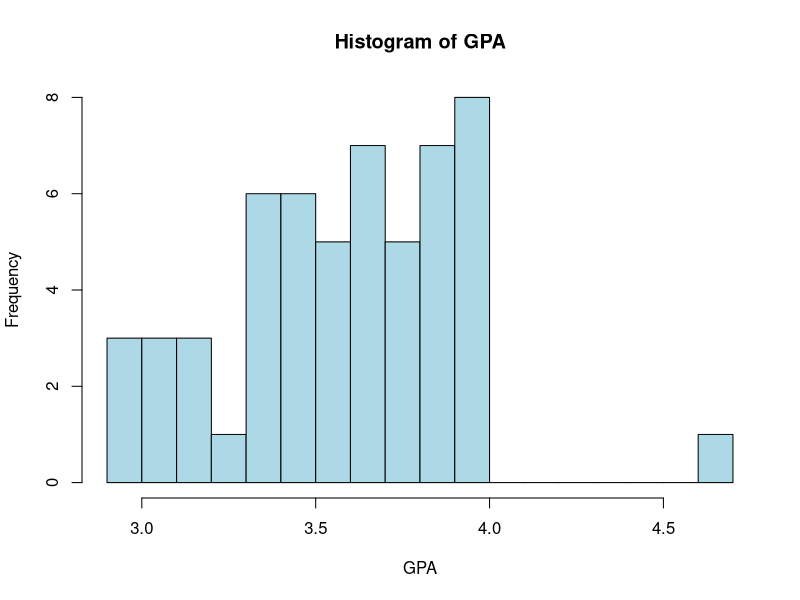
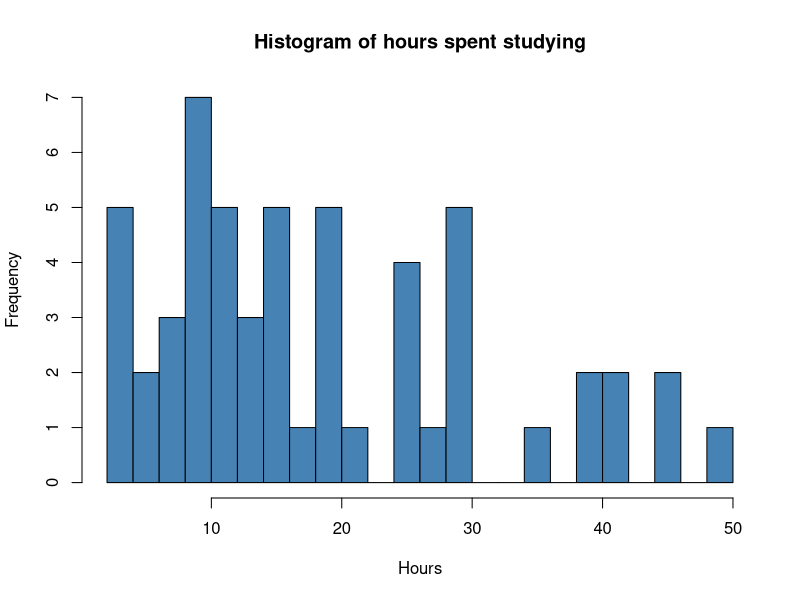
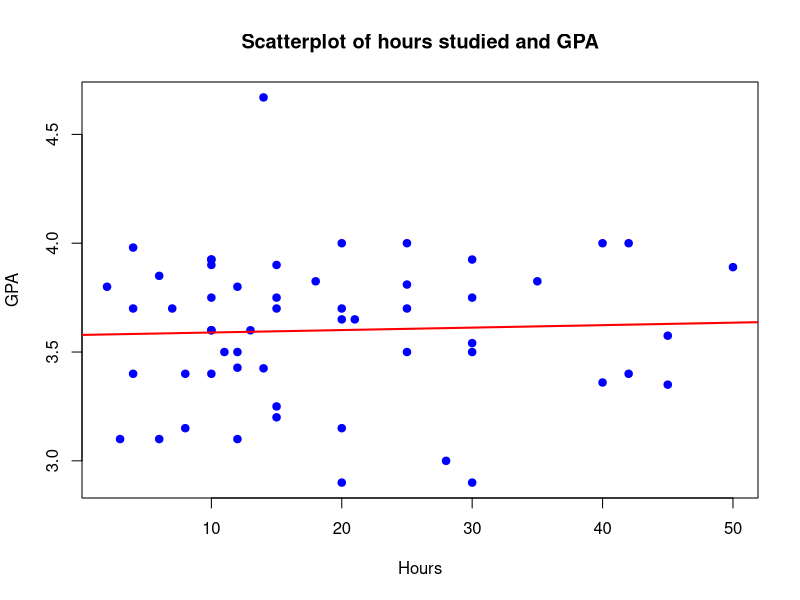
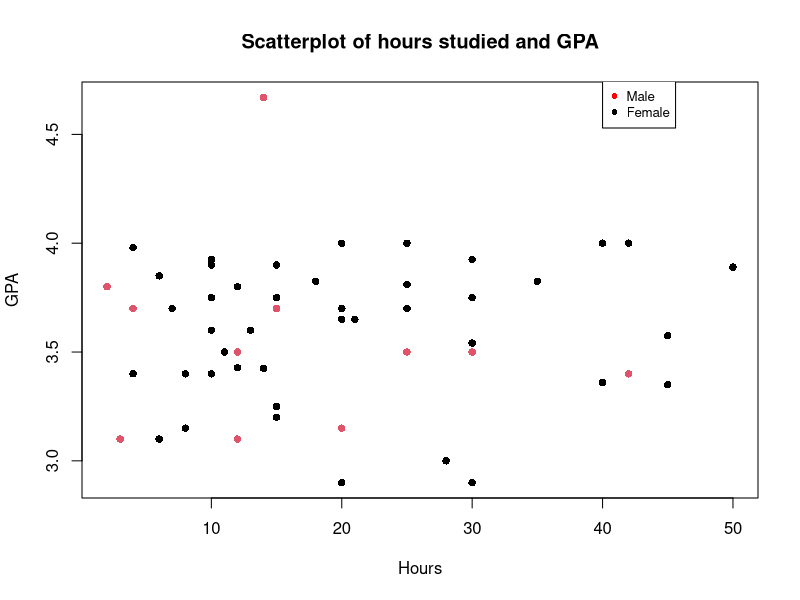

R code for these plots, in order:
## ---- chunk 1
knitr::opts_chunk$set(
  collapse = TRUE,
  fig.align="center",
  fig.pos="t",
  strip.white = TRUE
)
## ---- chunk 2
gpa.data<-read.csv("gpa.csv")
#gpa.data
## ---- chunk 3
ls.str(gpa.data)
## ---- chunk 4
gpa<-gpa.data$gpa
min(gpa)
max(gpa)
mean(gpa)
sd(gpa)
summary(gpa)
## ---- chunk 5
hist(gpa,
     breaks=15,
     main="Histogram of GPA",
     xlab="GPA",
     ylab="Frequency",
     col="lightblue")
## ---- chunk 6
hrs<-gpa.data$studyweek
hist(hrs,
     breaks=18,
     main="Histogram of hours spent studying",
     xlab="Hours",
     ylab="Frequency",
     col="steelblue")
## ---- chunk 7
gpa.data$gender
gpa.data$gender=="female"
hrs.f=hrs[gpa.data$gender=="female"]
hrs.f
hrs.m=hrs[gpa.data$gender=="male"]
hrs.m
mean(hrs.f)-mean(hrs.m)
## ---- chunk 8
gpa.f=gpa[gpa.data$gender=="female"]
gpa.m=gpa[gpa.data$gender=="male"]
mean(gpa.f)-mean(gpa.m)
## ---- chunk 9
plot(hrs,gpa, pch=19, col="blue",
     main="Scatterplot of hours studied and GPA",
     xlab="Hours",
     ylab="GPA")
slr=lm(gpa ~ hrs)
slr
summary(slr)
abline(slr, col="red", lwd=2)
## ---- chunk 10
plot(gpa.data$studyweek,gpa.data$gpa, pch=16, 
     col=as.factor(gpa.data$gender),
     main="Scatterplot of hours studied and GPA",
     xlab="Hours",
     ylab="GPA")
legend(40, 4.75, legend=c("Male", "Female"),
       col=c("red", "black"), pch=16, cex=0.8)
